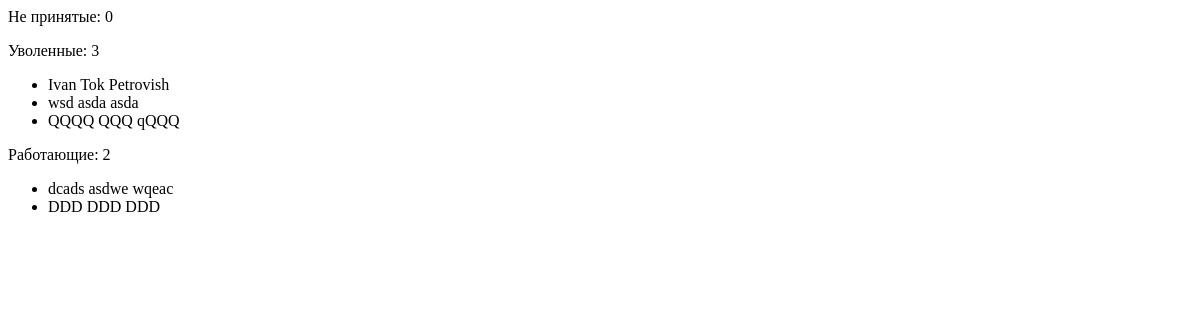
/report/, run on an earlier commit of the app's database.
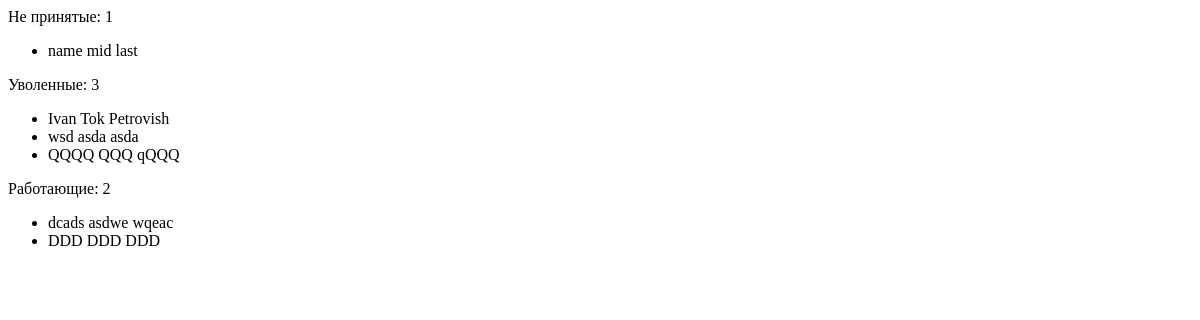
And on a later commit of the database.
### hrdep/models.py (models this page shows)
class Staff(models.Model):
    first_name = models.CharField(u'Имя', max_length=255)
    middle_name = models.CharField(u'Отчество', max_length=255)
    last_name = models.CharField(u'Фамилия', max_length=255)
    birthday = models.DateField(u'Дата рождения', blank=True, null=True)
    employ_date = models.DateField(u'Дата приема', blank=True, null=True)
    dismiss_date = models.DateField(u'Дата увольнения', blank=True, null=True)
    post = models.ForeignKey('Post', verbose_name=u'Должность', )
    objects = StaffManager()
    class Meta:
        unique_together = ('first_name', 'middle_name', 'last_name', 'post')
    def __str__(self):
        return str(self.get_full_name())
    def get_full_name(self):
        full_name = u' '.join([self.first_name, self.middle_name, self.last_name])
        return full_name

### hrdep/views.py (the view)
# urls.py: url(r'^report/$', ReportView.as_view(), name='report'),
class ReportView(ListView):
    template_name = "report.html"
    model = Staff
    def get_context_data(self, **kwargs):
        context = super(ReportView, self).get_context_data(**kwargs)
        context['new_staff'] = Staff.objects.all_new()
        context['dismiss_staff'] = Staff.objects.all_dismissed()
        context['working_staff'] = Staff.objects.all_working()
        return context

### hrdep/models.py (called while the page is built)
    def all_working(self):
        qs = super(StaffManager, self).filter(~Q(employ_date=None), dismiss_date=None)
        return qs

    def all_new(self):
        qs = super(StaffManager, self).filter(employ_date=None, dismiss_date=None)
        return qs

    def all_dismissed(self):
        qs = super(StaffManager, self).filter(~Q(employ_date=None), ~Q(dismiss_date=None))
        return qs

### templates/report.html
{% extends "base.html" %}
{%  block content %}
<div>Не принятые:
{{ new_staff.count }}
<br><ul>
    {% for st in new_staff %}
    <li>{{ st }}</li>
    {% endfor %}
</ul>
</div>
<div>Уволенные:
{{ dismiss_staff.count }}
<br><ul>
    {% for st in dismiss_staff %}
    <li>{{ st }}</li>
    {% endfor %}
</ul>
</div>
<div>Работающие:
{{ working_staff.count }}
<br><ul>
    {% for st in working_staff %}
    <li>{{ st }}</li>
    {% endfor %}
</ul>
</div>
{% endblock %}

### templates/base.html (shortened to what this page needs)
<!DOCTYPE html>
<html>
<head lang="en">
</head>
<body>
{% block content %}{% endblock content %}
</body>
</html>

What changed in the data, as far as the page shows it:
added Staff: first_name+middle_name+last_name "name mid last"
Also different on the page:
{{ new_staff.count }}: "0" → "1"
